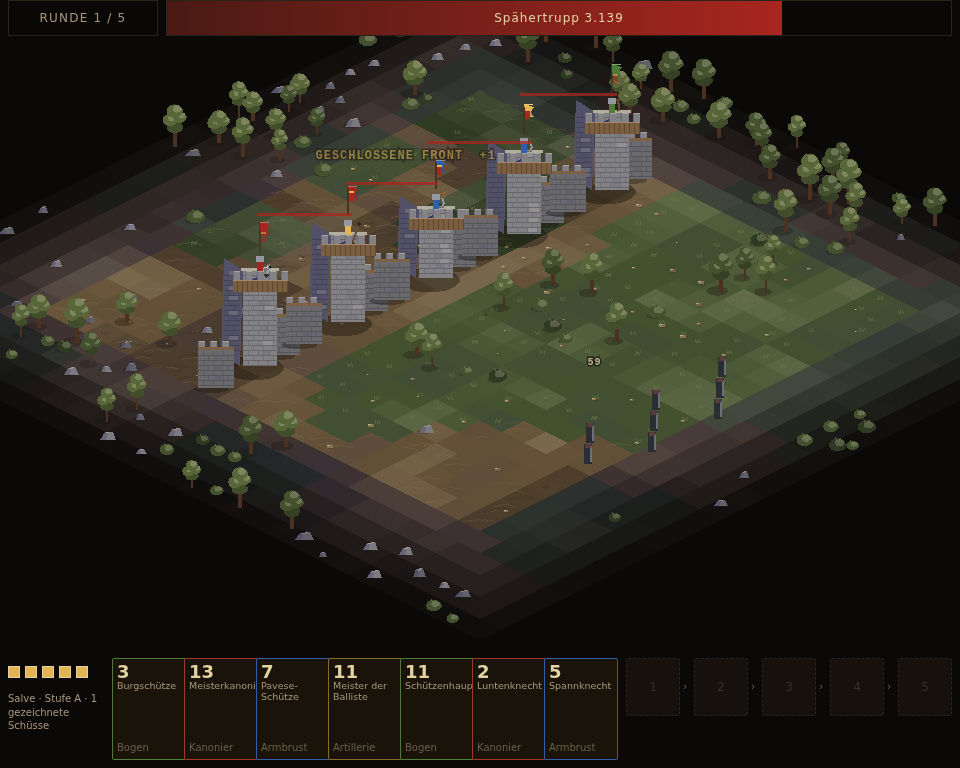
#> input picture docs/blick/armbrust.png, 960 x 768 px, given in place of armbrust.png.png, which was not available
$ python -i vergleich.py   (imports and definitions only)
#> lines starting #> are read from the running program, lines starting #| are printed output that depends on the picture; after the words box and inside, x2 and y2 are one past the last pixel; in counts of white or black regions, pixels touching at a corner belong together; pictures that were not available may be replaced by others from this repository, and a replacement may not be noted
#!/usr/bin/env python3
"""
Bildvergleich gegen die gesicherte Grundlage.

Eine Sichtprüfung, die aus "sieht anders aus" besteht, findet nichts wieder.
Diese hier sagt, WELCHE Aufnahme sich geändert hat und um wie viel — und
schreibt eine Differenzkarte, damit man die Stelle sieht statt sie zu suchen.

    python3 scripts/art/vergleich.py            # alle
    python3 scripts/art/vergleich.py kanone     # eine

Rückgabewert 1, wenn sich etwas über der Schwelle geändert hat. Die Schwelle
ist bewusst nicht null: der Weichzeichner einer Schriftkante darf sich um einen
Grauwert unterscheiden, ohne die Prüfung rot zu machen.
"""
from __future__ import annotations

import sys
from pathlib import Path

try:
    from PIL import Image, ImageChops
except ImportError:  # pragma: no cover
    print("Pillow fehlt.", file=sys.stderr)
    raise SystemExit(2)

WURZEL = Path(__file__).resolve().parents[2]
AUFNAHMEN = WURZEL / "docs" / "blick"
GRUNDLAGE = AUFNAHMEN / "grundlage"
KARTEN = AUFNAHMEN / "unterschied"

# Ab wie viel geänderten Bildpunkten es der Rede wert ist.
SCHWELLE_ANTEIL = 0.001
# Ab welcher Kanaldifferenz ein Bildpunkt als geändert gilt.
SCHWELLE_WERT = 8


def vergleiche(name: str) -> tuple[float, int]:
#> called with name = '../../docs/blick/armbrust.png'
    neu = Image.open(AUFNAHMEN / f"{name}.png").convert("RGB")
#> neu is the input picture: PIL image 960x768 RGB; mean R, G, B 46.1, 41.6, 32.4
    alt = Image.open(GRUNDLAGE / f"{name}.png").convert("RGB")
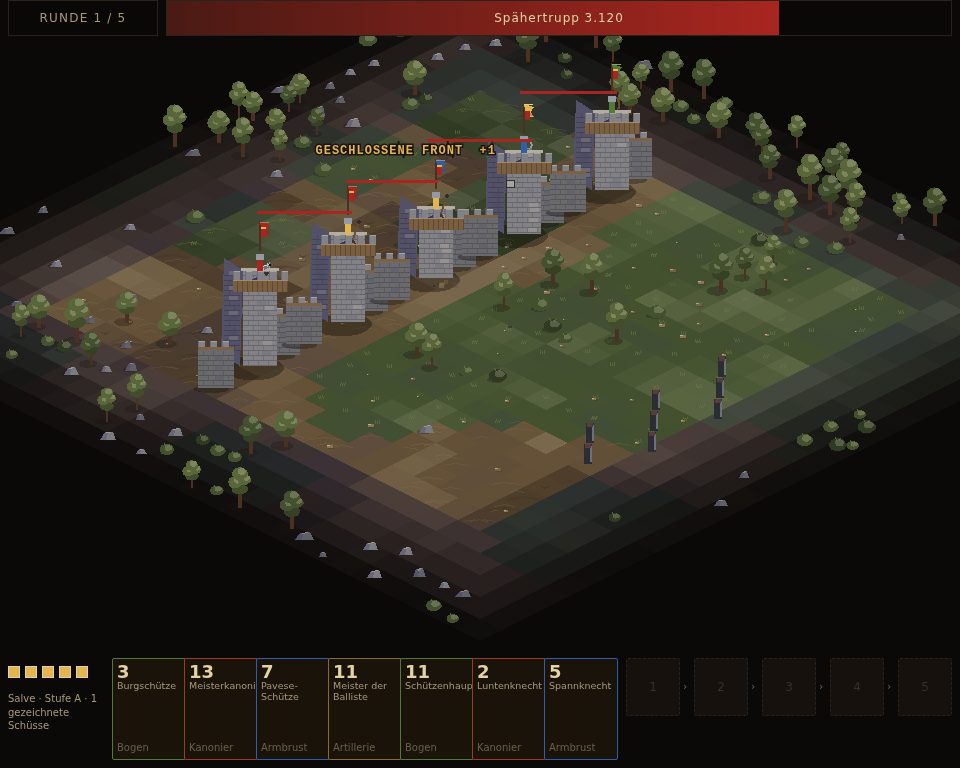
#> input picture docs/blick/artillerie.png, 960 x 768 px, given in place of armbrust.png.png, which was not available
#> alt is the input picture: PIL image 960x768 RGB; mean R, G, B 46.2, 41.6, 32.4
    if neu.size != alt.size:
        return (1.0, -1)

    unterschied = ImageChops.difference(neu, alt)
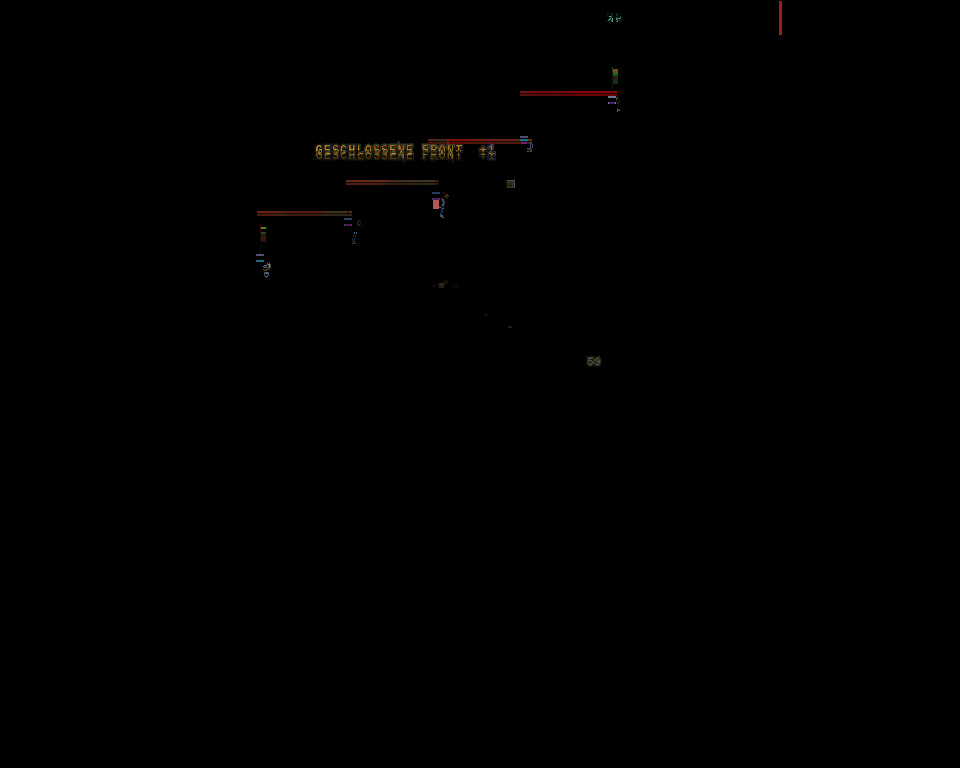
#> unterschied: PIL image 960x768 RGB; mean R, G, B 0.5, 0.3, 0.2
    # Der größte Kanalunterschied je Bildpunkt, damit eine Farbverschiebung
    # nicht durch Mittelung verschwindet.
    r, g, b = unterschied.split()
    stark = ImageChops.lighter(ImageChops.lighter(r, g), b)
    punkte = stark.point(lambda v: 255 if v >= SCHWELLE_WERT else 0)
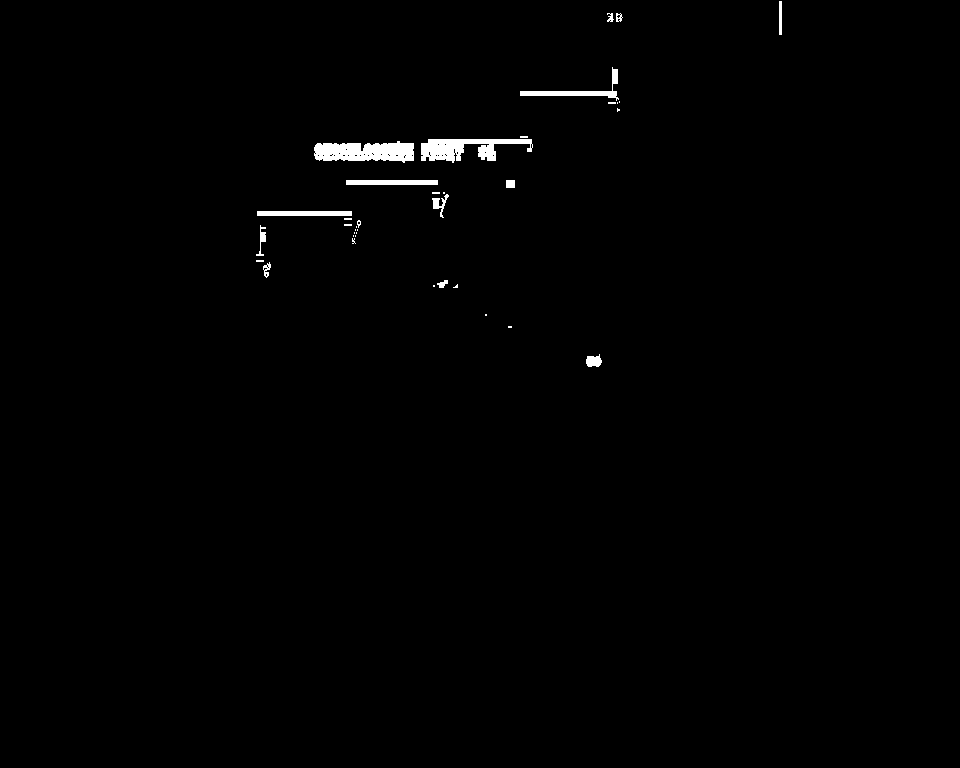
#> punkte: PIL image 960x768 L; 0.76% white; 37 white regions (23 under 20 px), largest, box (x1, y1, x2, y2) and area: (314, 141, 414, 163) 1674, (421, 139, 533, 163) 1456, (520, 67, 619, 101) 608
    geaendert = sum(1 for v in punkte.getdata() if v)
#> geaendert = 5625
    gesamt = neu.size[0] * neu.size[1]
#> gesamt = 737280

    if geaendert:
        KARTEN.mkdir(parents=True, exist_ok=True)
        # Rot auf schwarz: wo es sich geändert hat, und sonst nichts.
        karte = Image.merge("RGB", (punkte, Image.new("L", neu.size, 0),
                                    Image.new("L", neu.size, 0)))
        karte.save(KARTEN / f"{name}.png")

    return (geaendert / gesamt, geaendert)


def main() -> int:
    if not GRUNDLAGE.exists():
        print("Keine Grundlage. Erst: node scripts/blick.mjs --grundlage")
        return 0

    gewaehlt = sys.argv[1:]
    namen = sorted(p.stem for p in GRUNDLAGE.glob("*.png"))
    if gewaehlt:
        namen = [n for n in namen if n in gewaehlt]

    schlimm = 0
    for name in namen:
        if not (AUFNAHMEN / f"{name}.png").exists():
            print(f"  {name:<18} FEHLT")
            schlimm += 1
            continue
        anteil, punkte = vergleiche(name)
        if punkte == -1:
            print(f"  {name:<18} GRÖSSE GEÄNDERT")
            schlimm += 1
        elif anteil > SCHWELLE_ANTEIL:
            print(f"  {name:<18} {anteil * 100:6.2f} % ({punkte} Punkte)")
            schlimm += 1
        else:
            print(f"  {name:<18} gleich")

    neu = {p.stem for p in AUFNAHMEN.glob("*.png")} - set(
        p.stem for p in GRUNDLAGE.glob("*.png"))
    for name in sorted(neu):
        print(f"  {name:<18} NEU (noch keine Grundlage)")

    print()
    if schlimm:
        print(f"{schlimm} Aufnahme(n) geändert. Karten in docs/blick/unterschied/")
        return 1
    print("Alles wie in der Grundlage.")
    return 0


# [2 lines not run here, left out]

>>> result = vergleiche('../../docs/blick/armbrust.png')
#> result = (0.00763, 5625)
